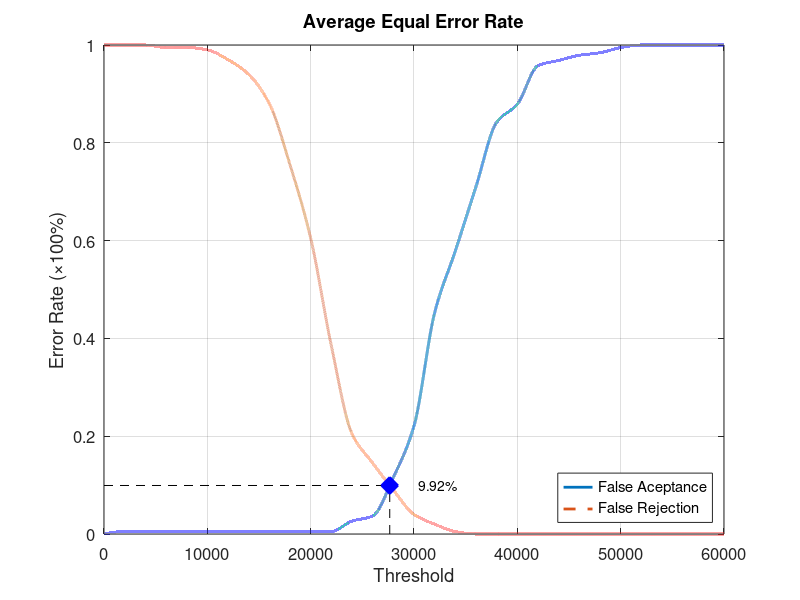
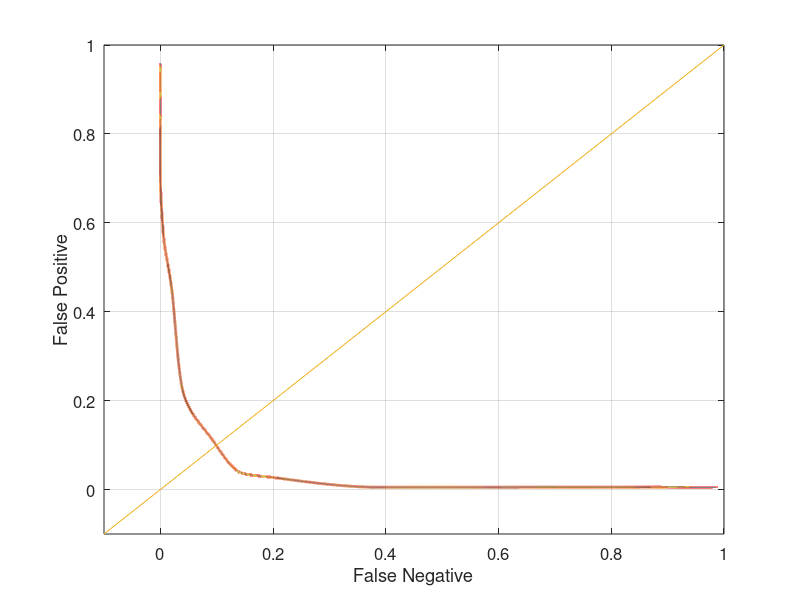

Write the MATLAB code that produced these figures, in order.
function yEER = Database5_4
close all;
clear;
clc;
x = 0:2000:60000;
xq = 0:0.5:60000;

y0 = [0 0.00526316 0.00526316 0.00526316 0.00526316 0.00526316 0.00526316 0.00526316 0.00526316 0.00526316 0.00526316 0.00526316 0.0263158 0.0368421 0.115789 0.221053 0.452632 0.578947 0.710526 0.842105 0.878947 0.957895 0.968421 0.978947 0.984211 0.994737 1 1 1 1 1];
yy0 = interp1(x, y0, xq, 'pchip');
y1 = [1 1 1 0.995 0.995 0.99 0.97 0.94 0.88 0.755 0.605 0.385 0.205 0.145 0.09 0.04 0.02 0.005 0 0 0 0 0 0 0 0 0 0 0 0 0];
yy1 = interp1(x, y1, xq, 'pchip');

% Calculating EER: 
y2 = abs(y0 - y1);
find(y2 == min(y2))
yy2 = abs(yy0 - yy1);
xEER = find(yy2 == min(yy2));
xEERIndex = xq(xEER) % X-axis EER
yEER = yy0(xEER) % Y-axis EER

main = figure
plot(xq, yy0,'-','LineWidth', 2);	hold on
plot(xq, yy1,'--','LineWidth', 2);	hold on
plot([xEERIndex xEERIndex], [0 yEER], 'k--');	hold on
plot([0 xEERIndex], [yEER yEER], 'k--');	hold on
plot(xEERIndex, yEER, 'bx', 'LineWidth', 10);	hold on
text(xEERIndex + 10 * xEERIndex / 100, yEER, [num2str(round((10000 * yEER)) / 100) '%'])
legend('False Aceptance', 'False Rejection', 'Location', 'SouthEast')
xlabel('Threshold')
ylabel('Error Rate (\times100%)')
title('Average Equal Error Rate')
set(gca, 'FontSize', 12)
axis([0 60000 0 1])
grid on

print(main, 'Database5_4Main', '-dpng');
FNRxFPR = figure('Color', [1 1 1]);
plot(yy1, yy0, '-', yy1, yy0, 'LineWidth', 2);
hold on
y = -0.1:0.1:1
plot(y, y); 
set(gca, 'FontSize', 12)
xlabel('False Negative')
ylabel('False Positive')
axis([-0.1 1 -0.1 1])
set(gca, 'FontSize', 12)
grid on

print(FNRxFPR, 'Database5_4FNRxFPR','-dpng');
end
